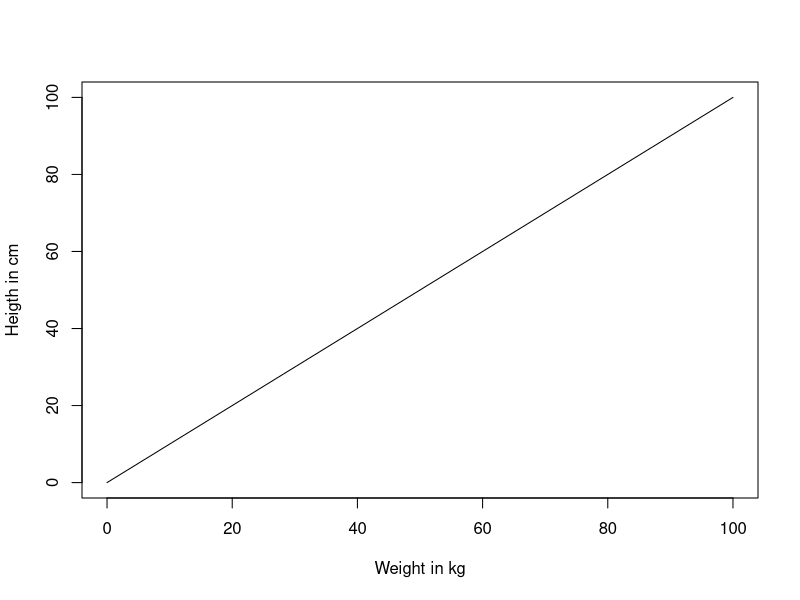
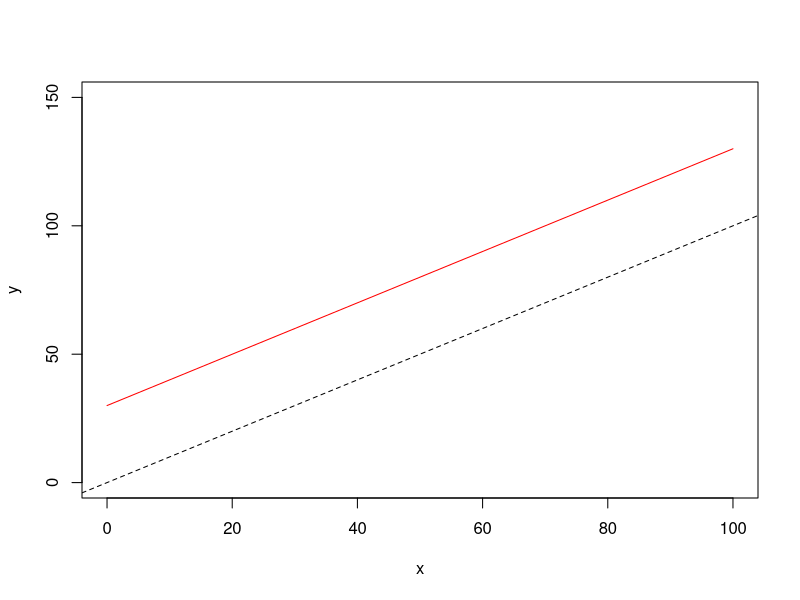
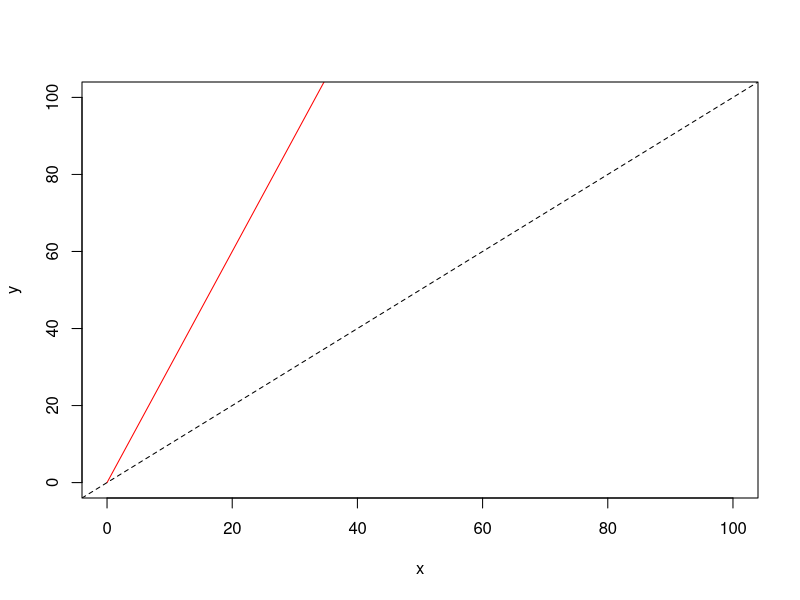
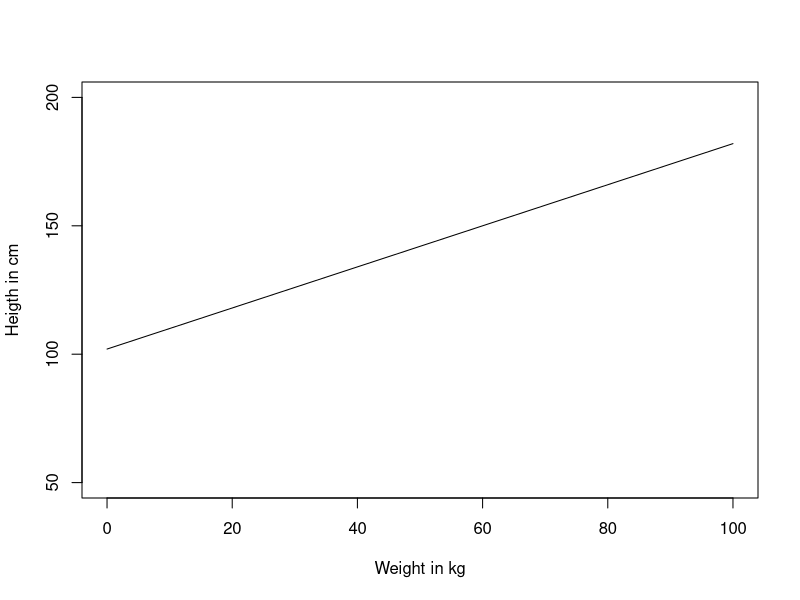
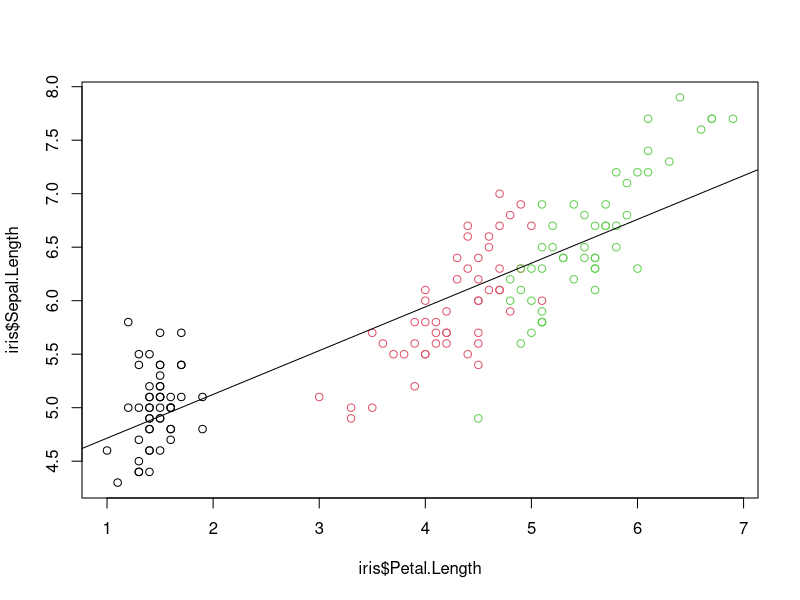
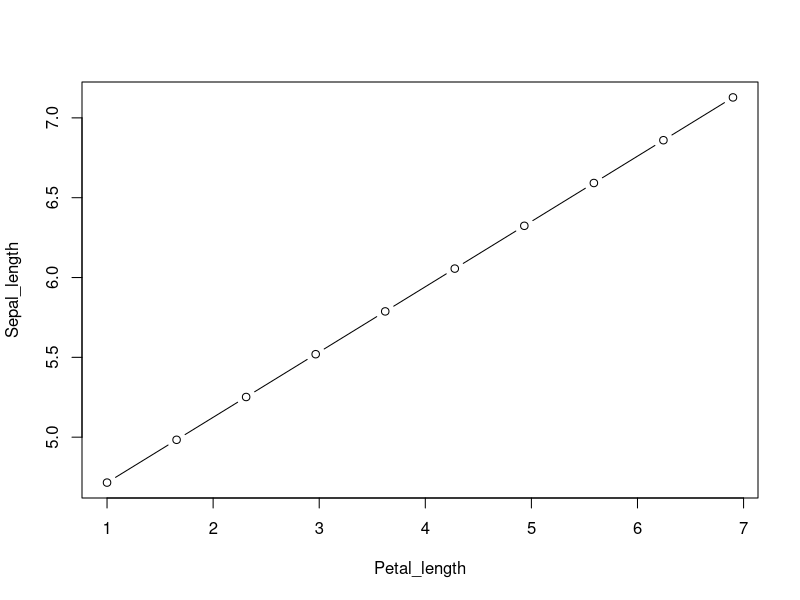
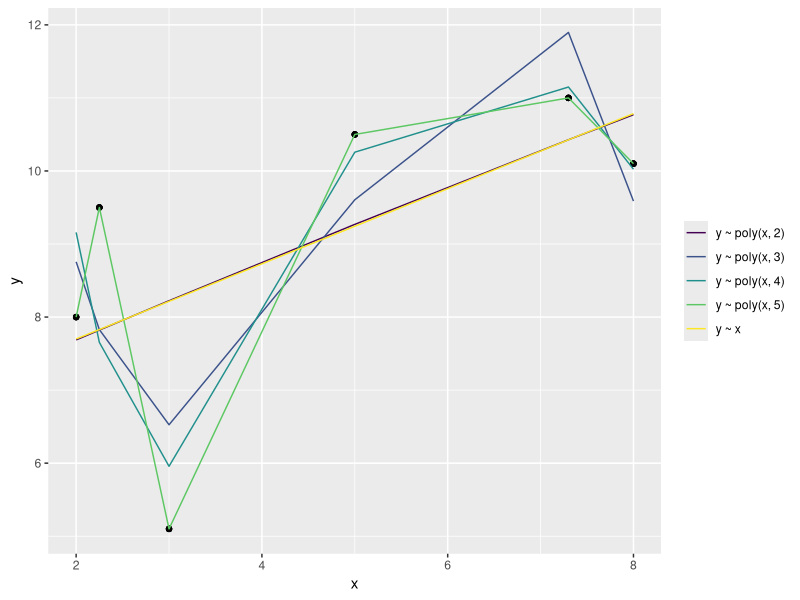

Write R code to recreate these figures, in order.
## ---- chunk 1
library(tidyverse)
library(modelr)
library(viridis)
## ---- chunk 2
# y = kaal
x <- 0:100
# x = pikkus
y <- x
## ---- chunk 3
plot(y ~ x, type = "l", xlab = "Weight in kg", ylab = "Heigth in cm")
## ---- chunk 4
x <- 0:100 
a <- 30
y <- a + x
## ---- chunk 5
plot(y ~ x, xlim = c(0, 100), ylim = c(0, 150), col = "red", type = "l")
abline(c(0, 1), lty = 2)
## ---- chunk 6
x <- 0:200
b <- 3
y <- b * x
## ---- chunk 7
plot(y ~ x, xlim = c(0, 100), ylim = c(0, 100), col = "red", type = "l")
abline(c(0, 1), lty = 2)
## ---- chunk 8
a <- 102
b <- 0.8
x <-  0:100 
y <-  a + b * x
## ---- chunk 9
plot(y ~ x, xlab = "Weight in kg", ylab = "Heigth in cm", ylim = c(50, 200), type = "l")
## ---- chunk 10
# Fit a linear model and name the model object as m1
m1 <- lm(Sepal.Length ~ Petal.Length, data = iris)
## ---- chunk 11
# Make a scatter plot, colored by the var called "Species"
plot(iris$Sepal.Length ~ iris$Petal.Length, col = iris$Species)
# Draw the fitted regression line from m1
abline(m1)
## ---- chunk 12
coef(m1)
## ---- chunk 13
## Genereerime uued andmed Petal.Length vahemikus
Petal_length <- seq(min(iris$Petal.Length), 
                    max(iris$Petal.Length), 
                    length.out = 10)
## Võtame mudeli koefitsendid
a <- coef(m1)[1]
b <- coef(m1)[2]
## Kasutades mudeli koefitsente genereerime Sepal_length väärtused
Sepal_length <-  a + b * Petal_length
## ---- chunk 14
plot(Sepal_length ~ Petal_length, type = "b")
## ---- chunk 15
data <- tibble(x = c(2, 3, 2.25, 5, 7.3, 8), y = c(8, 5.1, 9.5, 10.5, 11, 10.1))
model_formula <- c("y ~ x", 
                    "y ~ poly(x, 2)", 
                    "y ~ poly(x, 3)", 
                    "y ~ poly(x, 4)", 
                    "y ~ poly(x, 5)")
tib <- tibble(model_formula, data = list(data)) %>% 
  mutate(model = map2(model_formula, data, ~lm(as.formula(.x), .y)),
         preds = map2(data, model, ~gather_predictions(.x, .y)),
         aic = map_dbl(model, AIC))
## ---- chunk 16
library(viridis)
tib %>% 
  select(model_formula, preds) %>% 
  unnest %>%
  ggplot() +
  geom_point(aes(x, y), color = "black") +
  geom_line(aes(x, pred, colour = model_formula)) +
  theme(legend.title = element_blank()) +
  scale_color_viridis(discrete = TRUE)
## ---- chunk 17
tib %>% select(model_formula, aic)
